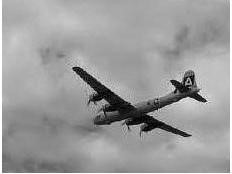
%> input picture Mathmatical Image Processing/hw3_1800010697_石元峰/code/image/1.JPG, 232 x 174 px
$ octave --eval "result = active_contour;"   (GNU Octave 9; MATLAB toolbox functions it lacks are replaced by stand-ins)
%> lines starting %> are read from the running program, lines starting %| are printed output that depends on the picture
### Mathmatical Image Processing/hw3_1800010697_石元峰/code/Reinitial2D.m
function phi=Reinitial2D(phi,steps)
%%%%reinitialization
[M,N]=size(phi); h=1/(max(N,M)-1);eps=1e-9;
CFL=0.5;
dt=h*CFL; dx=1/(M-1); dy=1/(N-1);
for k=1:steps
    xp = (phi([2:end,end],:)-phi)/dx;
    xn = (phi-phi([1,1:end-1],:))/dx;
    yp = (phi(:,[2:end,end])-phi)/dy;
    yn = (phi-phi(:,[1,1:end-1]))/dy;
    phi_p = phi>=0;
    phi_n = 1-phi_p;
    Godnov_p = sqrt(max((max(xn,0)).^2,(min(xp,0)).^2)+max((max(yn,0)).^2,(min(yp,0)).^2));
    Godnov_n = sqrt(max((min(xn,0)).^2,(max(xp,0)).^2)+max((min(yn,0)).^2,(max(yp,0)).^2));
    phi = phi - dt*phi_p.*(Godnov_p-1).*phi./sqrt(phi.^2+Godnov_p.^2*dx*dy+eps) ...
              - dt*phi_n.*(Godnov_n-1).*phi./sqrt(phi.^2+Godnov_n.^2*dx*dy+eps);
end

### Mathmatical Image Processing/hw3_1800010697_石元峰/code/active_contour.m
function [v,g] = active_contour(image_path,steps,rein_steps,k)
if nargin < 1
    image_path = 'image/1.jpg';
end
if nargin < 2
    steps = 12000;
end
if nargin < 3
    rein_steps = 20;
end
if nargin < 4
    k = 0.01;
end

image = double(rgb2gray(imread(image_path)));
%> image: size 174x232 double; min 0, max 255, mean 156.1
[m,n] = size(image);
%> m = 174; n = 232
kernel = fspecial('gaussian',[15, 15], 0.5);
%image = image + randn(m, n)*255*0.1;
%image = imfilter(image, kernel, 'circular');
gamma = 2;
alpha = 0.5;
beta= 4.5;
step_size = 0.05;

xi=2:m+1;
%> xi = 174 values from 2 to 175
yi=2:n+1;
%> yi = 232 values from 2 to 233
B=zeros(m+2,n+2);
B(xi,yi) = image(:,:,1);
B(1,yi)= B(2,yi);
B(end,yi)= B(end-1,yi);
B(xi,1)= B(xi,2);
B(xi,end)= B(xi,end-1);
%calculate g(|\nabla I|)
%where g(s) = 1/(1+s^2)
g=cal_g(B,k);
[dg_x,dg_y,~,~,~] =grad(g);

v=zeros(m,n);%level set function
for i = 1:m
    for j = 1:n
        v(i,j) = -(min([i j m-i n-j])-10);
    end
end

iter_time = 0;
for iter = 1 : steps
    [vx,vy,vxx,vyy,vxy]=grad(v);
    [vx1,vx2,vy1,vy2]=two_grad(v);
    meancurv = ((vx.^2).*vyy+(vy.^2).*vxx-2*vx.*vy.*vxy)./(max((vx.^2+vy.^2),1e-10)).*g;
    evolution = ((max(vx1,0).^2+min(vx2,0).^2+max(vy1,0).^2+min(vy2,0).^2).^(1/2)).*g;
    advection = (max(dg_x,0).*vx1+min(dg_x,0).*vx2+max(dg_y,0).*vy1+min(dg_y,0).*vy2);
    v = v+ step_size*(gamma*meancurv+alpha*evolution+beta*advection);
    iter_time = iter_time+1;
    if iter_time == rein_steps
        v = Reinitial2D(v,20);
        iter_time = 0;
    end
end
v = Reinitial2D(v,20);
c_img = show_contour(v, image./255); imshow(c_img,[]);
end

function [g] = cal_g(u,k)
%> called with k = 0.01
[m,n]=size(u);
%> m = 176; n = 234
xi=[2:m-1]; yi=[2:n-1];
%> after `xi=[2:m-1]`: xi = 174 values from 2 to 175
%> after `yi=[2:n-1]`: yi = 232 values from 2 to 233
uxp=u(xi+1,yi); uxm=u(xi-1,yi); uyp=u(xi,yi+1); uym=u(xi,yi-1);

%calculate grad
duxc=(uxp-uxm)/2; duyc=(uyp-uym)/2;
g=1./(1+k*(duxc.^2+duyc.^2));
end

function [gx1,gx2,gy1,gy2] = two_grad(func)
    [m,n]=size(func);
    B=zeros(m+2,n+2);
    xi=2:m+1; yi=2:n+1;
    B(xi,yi) = func; B(1,yi)= B(2,yi); B(end,yi)= B(end-1,yi);
    B(xi,1)= B(xi,2); B(xi,end)= B(xi,end-1); B(1,1)=B(2,2);
    B(1,end)=B(1,end-1); B(end,end)=B(end-1,end-1); B(end,1)=B(end-1,1);

    uxp=B(xi+1,yi); uxm=B(xi-1,yi); uyp=B(xi,yi+1); uym=B(xi,yi-1); uc=B(xi,yi);
    %calculate grad
    gx1=uxp-uc;gx2=uc-uxm;
    gy1=uyp-uc;gy2=uc-uym;
end


function [gx,gy,gxx,gyy,gxy] = grad(func)
    [m,n]=size(func);
    B=zeros(m+2,n+2);
    xi=2:m+1; yi=2:n+1;
    B(xi,yi) = func; B(1,yi)= B(2,yi); B(end,yi)= B(end-1,yi); B(xi,1)= B(xi,2);
%> after `B(end,yi)= B(end-1,yi)`: B: size 176x234 double; min 0, max 1, mean 0.833
    B(xi,end)= B(xi,end-1); B(1,1)=B(1,2);
%> after `B(1,1)=B(1,2)`: B: size 176x234 double; min 0, max 1, mean 0.841; mean of the top-left, top-right, bottom-left and bottom-right quarters 0.903, 0.907, 0.829, 0.725
    B(1,end)=B(1,end-1); B(end,end)=B(end-1,end-1); B(end,1)=B(end-1,1);
%> after `B(end,1)=B(end-1,1)`: B: size 176x234 double; min 0.00448, max 1, mean 0.841

    uxp=B(xi+1,yi); uxm=B(xi-1,yi); uyp=B(xi,yi+1); uym=B(xi,yi-1); uc=B(xi,yi);
    uxpyp=B(xi+1,yi+1); uxpym=B(xi+1,yi-1); uxmyp=B(xi-1,yi+1); uxmym=B(xi-1,yi-1);
%> after `uxpym=B(xi+1,yi-1)`:
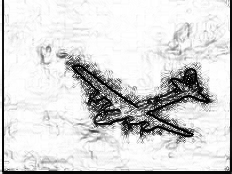
%> uxpym: size 174x232 double; min 0.00448, max 1, mean 0.838; mean of the top-left, top-right, bottom-left and bottom-right quarters 0.899, 0.902, 0.831, 0.721
%> after `uxmym=B(xi-1,yi-1)`:
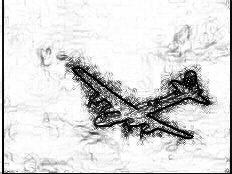
%> uxmym: size 174x232 double; min 0.00448, max 1, mean 0.849; mean of the top-left, top-right, bottom-left and bottom-right quarters 0.904, 0.908, 0.848, 0.736
    %calculate grad
    gx=(uxp-uxm)/2; gy=(uyp-uym)/2; gxx=(uxp+uxm-2*uc); gyy=(uyp+uym-2*uc);
%> after `gyy=(uyp+uym-2*uc)`:
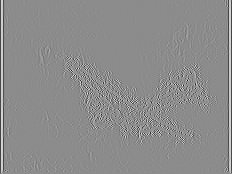
%> gyy: size 174x232 double; min -1.88, max 1.54, mean -2.29e-18; drawn with min black and max white
    gxy=(uxpyp+uxmym-uxpym-uxmyp)/4;
end
%> after the loop in active_contour, `for i = 1:m`:
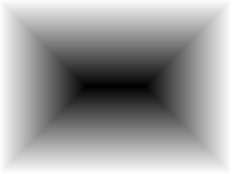
%> v: size 174x232 double; min -77, max 10, mean -22.62; drawn with min black and max white
%> (the run ends here)
